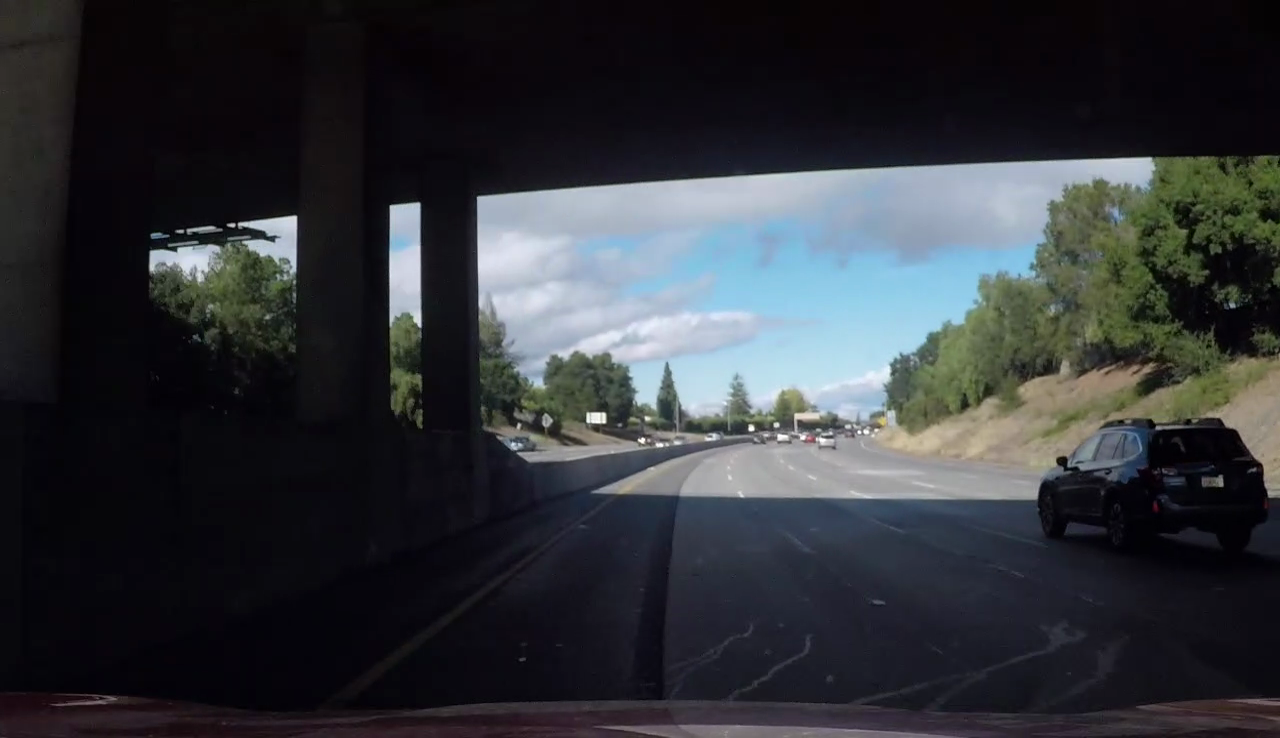
#> input picture test_images/test-challenge-1.png, 1280 x 738 px; its folder holds only this picture in this run
$ python thresholding.py   (older library calls are emulated)
#> lines starting #> are read from the running program, lines starting #| are printed output that depends on the picture; after the words box and inside, x2 and y2 are one past the last pixel; in counts of white or black regions, pixels touching at a corner belong together
#> in main, img is the input picture: shape (738, 1280, 3); mean B, G, R 56.8, 52.3, 49.6
import numpy as np
import cv2
import glob
import matplotlib.pyplot as plt


def blur(image, kernel_size=15):
    return cv2.GaussianBlur(image, (kernel_size, kernel_size), 0)


def abs_sobel_thresh(img, orient='x', thresh_min=0, thresh_max=255, sobel_kernel=9):
    # Take the derivative in x or y given orient = 'x' or 'y'
    sobel = cv2.Sobel(img, cv2.CV_64F, 1, 0, ksize=sobel_kernel) if orient == 'x' \
        else cv2.Sobel(img, cv2.CV_64F, 0, 1, ksize=sobel_kernel)

    # Take the absolute value of the derivative or gradient
    abs_sobel = np.absolute(sobel)

    # Scale to 8-bit (0 - 255) then convert to type = np.uint8
    scaled_sobel = np.uint8(255 * abs_sobel / np.max(abs_sobel))

    # Create a mask of 1's where the scaled gradient magnitude
    # is > thresh_min and < thresh_max
    sxbinary = np.zeros_like(scaled_sobel)
    sxbinary[(scaled_sobel >= thresh_min) & (scaled_sobel <= thresh_max)] = 1

    # Return this mask as your binary_output image
    binary_output = sxbinary
    return binary_output


def dir_threshold(img, sobel_kernel=15, thresh=(0.7, 1.3)):

    # Take the gradient in x and y separately
    sobelx = cv2.Sobel(img, cv2.CV_64F, 1, 0, ksize=sobel_kernel)
    sobely = cv2.Sobel(img, cv2.CV_64F, 0, 1, ksize=sobel_kernel)

    # Take the absolute value of the x and y gradients
    abs_sobelx = np.absolute(sobelx)
    abs_sobely = np.absolute(sobely)

    # Use np.arctan2(abs_sobely, abs_sobelx) to calculate the direction of the gradient
    gradient_direction = np.arctan2(abs_sobely, abs_sobelx)

    # Create a binary mask where direction thresholds are met
    binary_output = np.zeros_like(gradient_direction)
    binary_output[(gradient_direction >= thresh[0]) & (gradient_direction <= thresh[1])] = 1

    # Return this mask as your binary_output image
    return binary_output

def mag_thresh(img, sobel_kernel=9, mag_thresh=(30, 100)):

    # 2) Take the gradient in x and y separately
    sobelx = cv2.Sobel(img, cv2.CV_64F, 1, 0, ksize=sobel_kernel)
    sobely = cv2.Sobel(img, cv2.CV_64F, 0, 1, ksize=sobel_kernel)

    # 3) Calculate the magnitude
    abs_sobelxy = np.sqrt(sobelx ** 2 + sobely ** 2)

    # 4) Scale to 8-bit (0 - 255) and convert to type = np.uint8
    scaled_sobel = np.uint8(255 * abs_sobelxy / np.max(abs_sobelxy))

    # 5) Create a binary mask where mag thresholds are met
    binary_output = np.zeros_like(scaled_sobel)
    binary_output[(scaled_sobel >= mag_thresh[0]) & (scaled_sobel <= mag_thresh[1])] = 1

    # 6) Return this mask as your binary_output image
    return binary_output


def sobel_combined(img):
    gradx = abs_sobel_thresh(img, orient='x', thresh_min=20, thresh_max=100)
    grady = abs_sobel_thresh(img, orient='y', thresh_min=20, thresh_max=100)
    dir_binary = dir_threshold(img)
    mag_binary = mag_thresh(img)
    combined = np.zeros_like(dir_binary)
    combined[((gradx == 1) & (grady == 1)) | ((mag_binary == 1) & (dir_binary == 1))] = 1
    return combined


def color_thresh(img, thresh=(0,255)):
    s_binary = np.zeros_like(img)
    s_binary[(img >= thresh[0]) & (img <= thresh[1])] = 1
    return s_binary


def threshold(img, s_thresh=(90, 255), sx_thresh=(20, 100), sobel_kernel=9, stack=False):
#> called with s_thresh = (90, 255), sx_thresh = (20, 100), sobel_kernel = 9, stack = True
    img = np.copy(img)

    # TODO:
    # Sobel
    # - Which channel to use? H/L/S/Gray
    # - Blurring? Kernel size?
    # - Kernel size?
    # - x/y/xy?
    #
    # Thresholding:
    # - h/l/s 2 or 3 channels?
    # - Threshold values
    # - Separate thresholds / channels to pick out most common
    #   line colors? (white/yellow)
    #
    # - Is it important to pick up on highly shaded lines?
    #   Or can we cant away with this by using extrapolation
    #   from multiple frames?

    # Convert to HLS color space and separate the V channel
    hls = cv2.cvtColor(img, cv2.COLOR_BGR2HLS)
#> hls: shape (738, 1280, 3); mean of channels 0, 1, 2 112.4, 53.2, 63.1
    h_channel = hls[:, :, 0]
    l_channel = hls[:, :, 1]
    s_channel = hls[:, :, 2]

    # Sobel x
    gray = cv2.cvtColor(img, cv2.COLOR_RGB2GRAY)
    sobelx = cv2.Sobel(s_channel, cv2.CV_64F, 1, 0, ksize=sobel_kernel)  # Take the derivative in x
    abs_sobelx = np.absolute(sobelx)  # Absolute x derivative to accentuate lines away from horizontal
    scaled_sobel = np.uint8(255 * abs_sobelx / np.max(abs_sobelx))

    # Threshold x gradient
    sxbinary = np.zeros_like(scaled_sobel)
    sxbinary[(scaled_sobel >= sx_thresh[0]) & (scaled_sobel <= sx_thresh[1])] = 1

    # Threshold color channel
    s_binary = np.zeros_like(s_channel)
    s_binary[(s_channel >= s_thresh[0]) & (s_channel <= s_thresh[1])] = 1

    # Threshold H channel
    thresh = (15, 100)
    h_binary = np.zeros_like(h_channel)
    h_binary[(h_channel > thresh[0]) & (h_channel <= thresh[1])] = 1

    # Combine
    combined_binary = np.zeros_like(sxbinary)
    # combined_binary[(h_binary == 1) | (sxbinary == 1)] = 1
    combined_binary[(s_binary == 1) | (sxbinary == 1)] = 1

    if stack:
        # Stack each channel
        color_binary = np.dstack((h_binary, sxbinary, s_binary)) * 255

        return combined_binary, color_binary
    else:
        return combined_binary, None


def main():
    images = glob.glob('test_images/test*')

    for fname in images:
        print("Processing", fname)
        img = cv2.imread(fname)

        combined_binary, color_binary = threshold(img, stack=True)
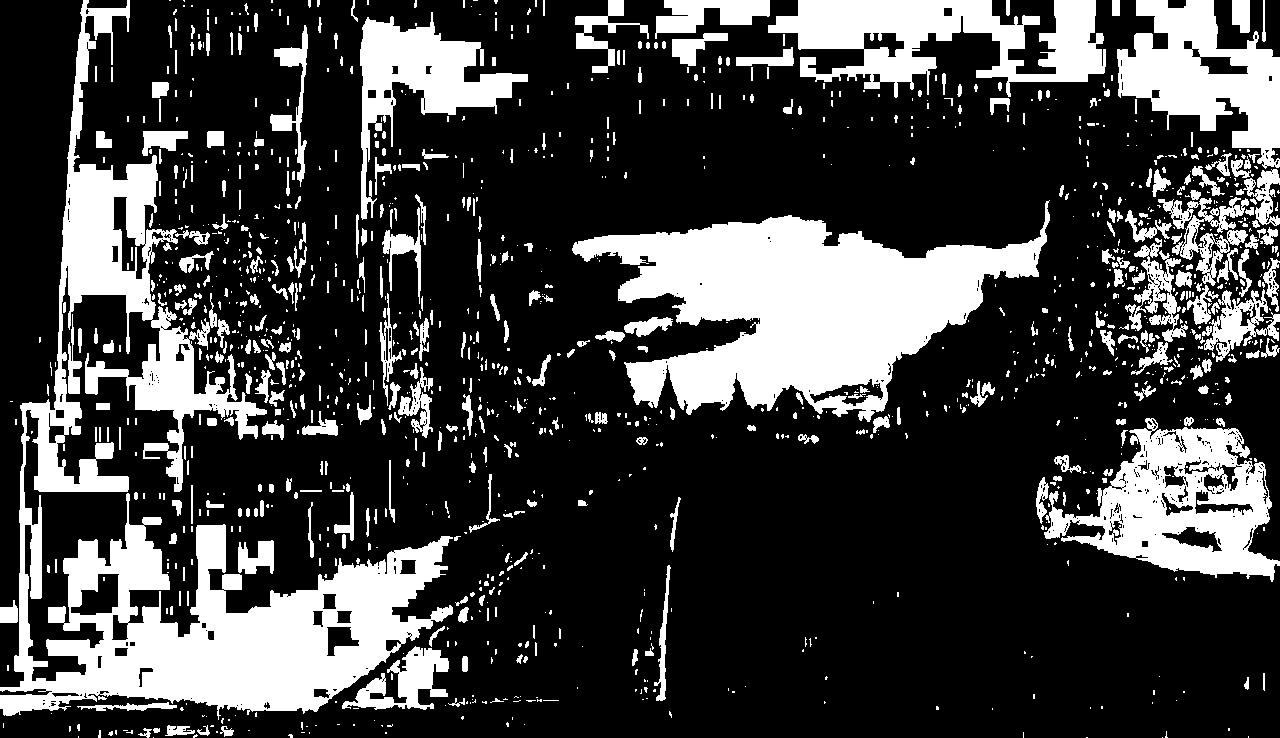
#> combined_binary: shape (738, 1280); values 0 (black) and 1 (white), 25.4% white; 1357 white regions (921 under 20 px), largest, box (x1, y1, x2, y2) and area: (0, 0, 453, 720) 72094, (572, 200, 1050, 422) 50323, (1044, 418, 1280, 582) 18410
        gray = cv2.cvtColor(img, cv2.COLOR_RGB2GRAY)
        hls = cv2.cvtColor(img, cv2.COLOR_BGR2HLS)
        h_channel = hls[:, :, 0]
        l_channel = hls[:, :, 1]
        s_channel = hls[:, :, 2]

        f, (r1, r2, r3, r4, r5) = plt.subplots(5, 4, figsize=(32, 22))

        (ax1, ax2, ax3, ax4) = r1
        ax1.set_title('Original', fontsize=20)
        ax1.imshow(cv2.cvtColor(img, cv2.COLOR_BGR2RGB))

        ax2.set_title('H', fontsize=20)
        ax2.imshow(h_channel, cmap='gray')

        ax3.imshow(l_channel)
        ax3.set_title('L', fontsize=20)

        ax4.imshow(s_channel, cmap='gray')
        ax4.set_title('S', fontsize=20)

        (ax1, ax2, ax3, ax4) = r2
        ax1.imshow(dir_threshold(gray), cmap='gray')
        ax1.set_title('Sobel direction (gray)', fontsize=20)

        ax2.imshow(dir_threshold(h_channel), cmap='gray')
        ax2.set_title('Sobel direction (H)', fontsize=20)

        ax3.imshow(dir_threshold(l_channel), cmap='gray')
        ax3.set_title('Sobel direction (L)', fontsize=20)

        ax4.imshow(dir_threshold(s_channel), cmap='gray')
#> call 4 of dir_threshold, with sobel_kernel = 15, thresh = (0.7, 1.3)
#> in dir_threshold (call 4), `gradient_direction = np.arctan2(abs_sobely, abs_sobelx)`:
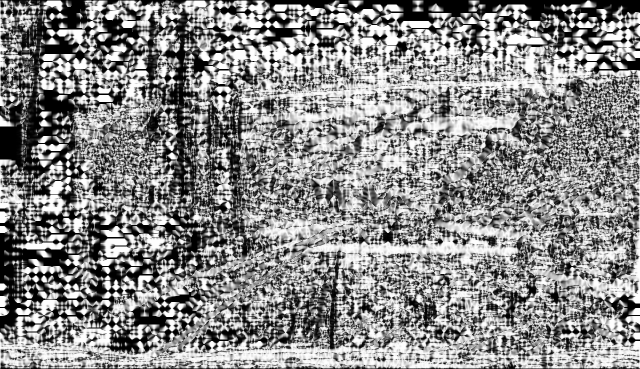
#> gradient_direction: shape (738, 1280) float64 (shown at 1/2 size); min 0, max 1.57, mean 0.85; drawn with min black and max white
        ax4.set_title('Sobel direction (S)', fontsize=20)

        (ax1, ax2, ax3, ax4) = r3
        ax1.imshow(mag_thresh(gray), cmap='gray')
        ax1.set_title('Sobel magnitude (gray)', fontsize=20)

        ax2.imshow(mag_thresh(h_channel), cmap='gray')
        ax2.set_title('Sobel magnitude (H)', fontsize=20)

        ax3.imshow(mag_thresh(l_channel), cmap='gray')
        ax3.set_title('Sobel magnitude (L)', fontsize=20)

        ax4.imshow(mag_thresh(s_channel), cmap='gray')
#> call 4 of mag_thresh, with sobel_kernel = 9, mag_thresh = (30, 100)
#> in mag_thresh (call 4), `abs_sobelxy = np.sqrt(sobelx ** 2 + sobely ** 2)`:
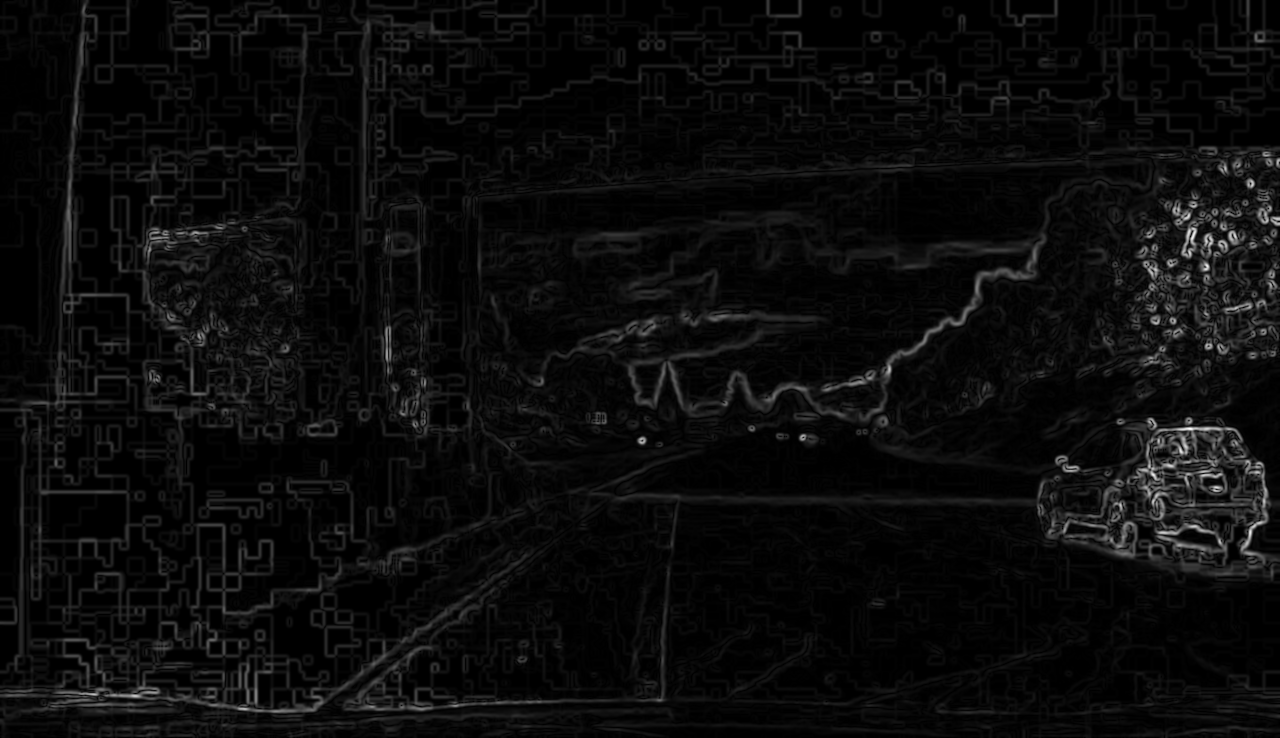
#> abs_sobelxy: shape (738, 1280) float64; min 0, max 1983728.3, mean 91664.7; drawn with min black and max white
        ax4.set_title('Sobel magnitude (S)', fontsize=20)

        (ax1, ax2, ax3, ax4) = r4
        ax1.imshow(sobel_combined(gray), cmap='gray')
        ax1.set_title('Sobel combined (gray)', fontsize=20)

        ax2.imshow(sobel_combined(h_channel), cmap='gray')
        ax2.set_title('Sobel combined (H)', fontsize=20)

        ax3.imshow(sobel_combined(l_channel), cmap='gray')
        ax3.set_title('Sobel combined (L)', fontsize=20)

        ax4.imshow(sobel_combined(s_channel), cmap='gray')
        ax4.set_title('Sobel combined (S)', fontsize=20)

        (ax1, ax2, ax3, ax4) = r5
        threshed, color = threshold(img, sobel_kernel=9, s_thresh=(90, 255))
        ax1.imshow(threshed, cmap='gray')
        ax1.set_title('Combined Sobel/Color', fontsize=20)

        ax2.imshow(color_thresh(h_channel, thresh=(0, 100)), cmap='gray')
        ax2.set_title('Color thresh (H)', fontsize=20)

        ax3.imshow(color_thresh(l_channel, thresh=(170, 255)), cmap='gray')
        ax3.set_title('Color thresh (L)', fontsize=20)

        ax4.imshow(color_thresh(s_channel, thresh=(90, 255)), cmap='gray')
        ax4.set_title('Color thresh (S)', fontsize=20)


        plt.savefig('output_images/threshold_' + fname.split('/')[-1])


if __name__ == '__main__':
    main()

$ run again, on test_images/test-challenge-2.png
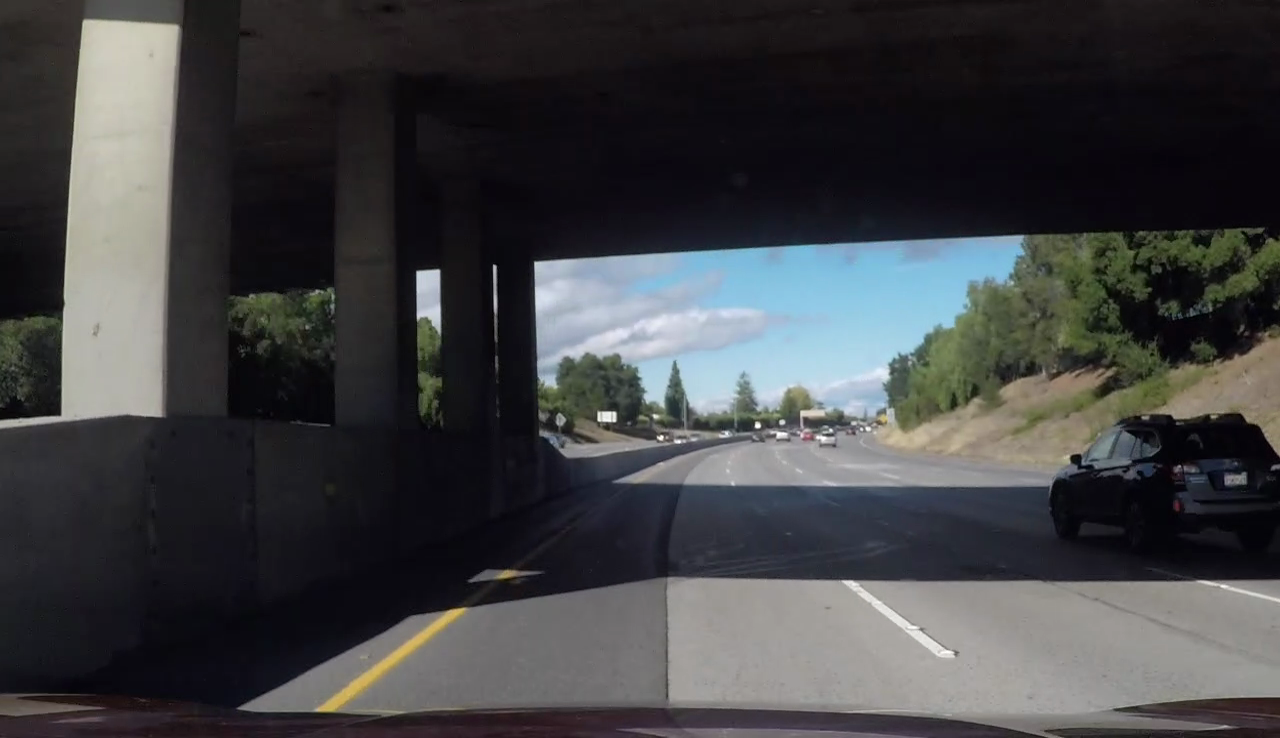
#> input picture test_images/test-challenge-2.png, 1280 x 738 px
#> in main, img is the input picture: shape (738, 1280, 3); mean B, G, R 67.2, 65.3, 64.6
#> hls: shape (738, 1280, 3); mean of channels 0, 1, 2 99.1, 65.8, 38.8
#> in main, `combined_binary, color_binary = threshold(img, stack=True)`:
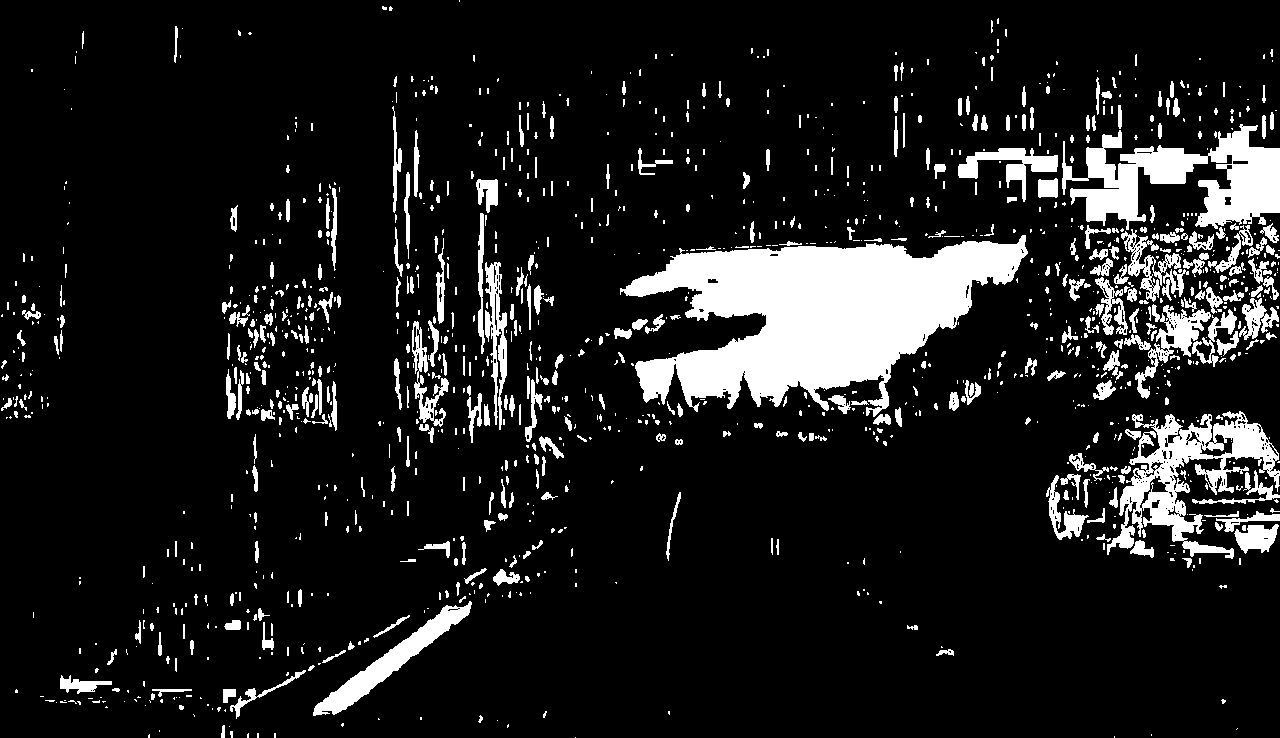
#> combined_binary: shape (738, 1280); values 0 (black) and 1 (white), 11.8% white; 1329 white regions (887 under 20 px), largest, box (x1, y1, x2, y2) and area: (620, 235, 1028, 417) 39217, (1062, 124, 1280, 230) 11068, (1107, 411, 1280, 559) 8819
#> in mag_thresh (call 2), `abs_sobelxy = np.sqrt(sobelx ** 2 + sobely ** 2)`:
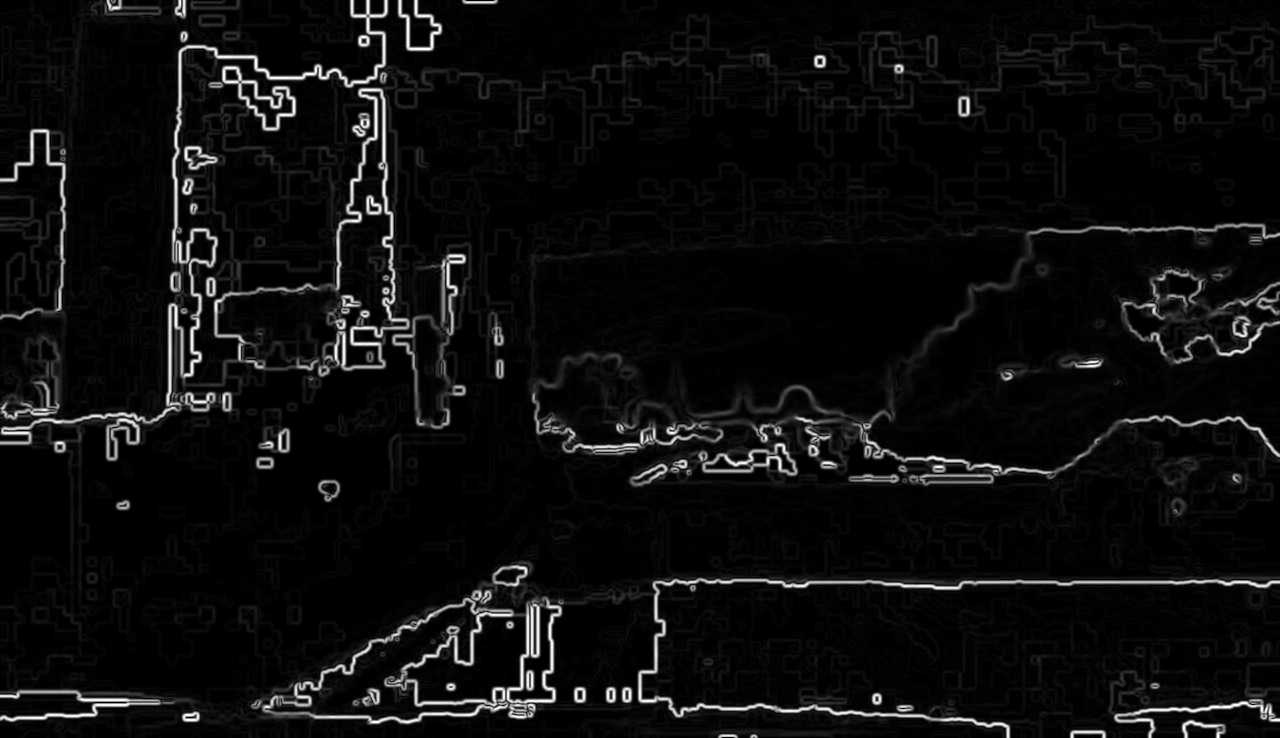
#> abs_sobelxy: shape (738, 1280) float64; min 0, max 1573370.4, mean 84110.7; drawn with min black and max white
